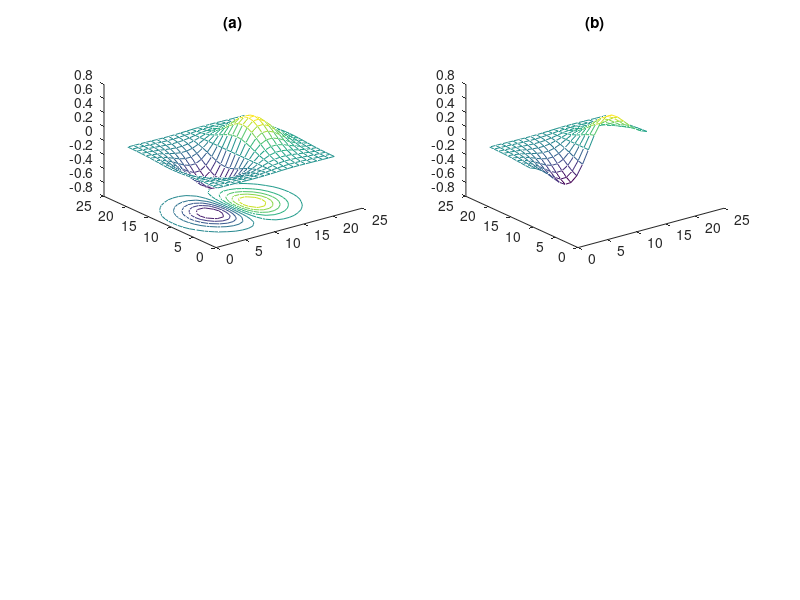

This chart was generated by the following MATLAB code:
subplot(2,2,1)
       [x y] = meshgrid(-2:.2:2, -2:.2:2);
       z = x .* exp(-x.^2 - y.^2);
       meshc(z),title('(a)'),grid off
subplot(2,2,2)
      
       c = z;       % preserve the original surface
       c(1:11,1:21) = nan*c(1:11,1:21);
       mesh(c), title('(b)'),grid off
